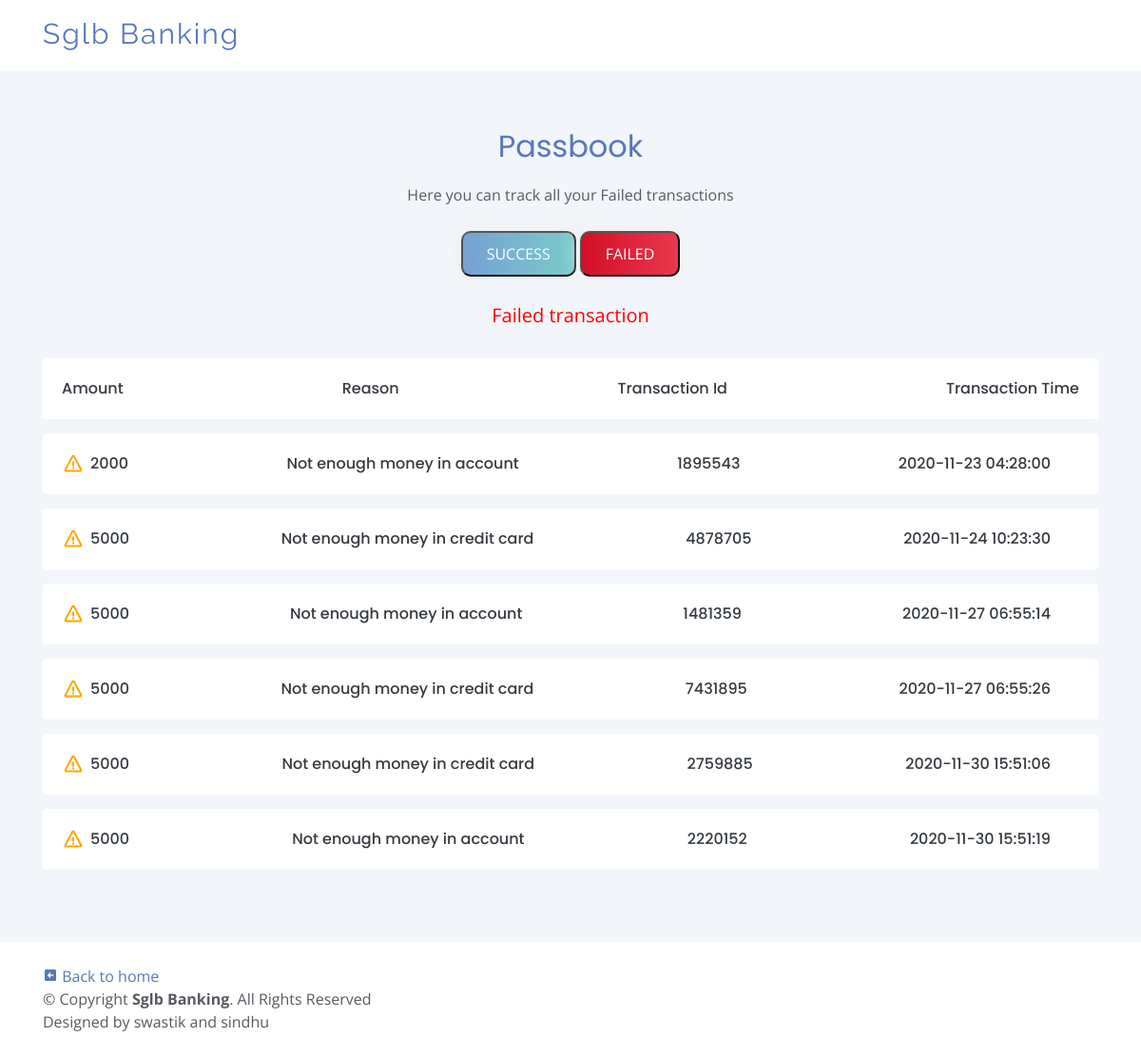
Page /passbook-failed.php (signed in) on the committed database.
### tables this page shows
CREATE TABLE `trans_error` (
  `te_id` int(10) NOT NULL,
  `t_id` int(10) NOT NULL,
  `user_id` int(10) NOT NULL,
  `reason` varchar(35) NOT NULL,
  `te_amt` int(15) NOT NULL,
  `te_time` timestamp NOT NULL DEFAULT current_timestamp()
);

### passbook-failed.php (the view, shortened to what this page needs)
<?php
   include ('connect_to_sql.php');
   $user_id = $_SESSION['user_id'];
?>
<!DOCTYPE html>
<html lang="en">
<head>
  <link href="assets/vendor/bootstrap/css/bootstrap.min.css" rel="stylesheet">
  <link href="assets/vendor/icofont/icofont.min.css" rel="stylesheet">
  <link href="assets/vendor/boxicons/css/boxicons.min.css" rel="stylesheet">
  <link href="assets/vendor/owl.carousel/assets/owl.carousel.min.css" rel="stylesheet">
  <link href="assets/vendor/venobox/venobox.css" rel="stylesheet">
  <link href="assets/vendor/aos/aos.css" rel="stylesheet">
  <link href="assets/css/style.css" rel="stylesheet">
</head>
<body>
  <header id="header" class="fixed-top  header-transparent ">
    <div class="container d-flex align-items-center">
      <div class="logo mr-auto">
        <h1 class="text-light"><a href="index.html">Sglb Banking</a></h1>
      </div>
    </div>
  </header>
  <main id="main">
    <section id="faq" class="faq section-bg">
      <div class="container">
        <div class="section-title">
          <h2>Passbook</h2>
          <p>Here you can track all your Failed transactions</p>
          <br>
         <a href="passbook.php"> <div class="user-flex" checked="checked"><button class="btn-grad">Success</button></a>
         <a href="#"><button class="btn-grad1" >Failed</button></div></a>
         <br>
          <p style="color:red;font-size:20px;">Failed transaction</p>
        </div>
        <div class="accordion-list">
          <ul>
            <?php
$sql = "SELECT t_id,reason,te_amt,te_time FROM trans_error WHERE user_id='$user_id'";
$result = mysqli_query($dbc, $sql);
if (mysqli_num_rows($result) > 0) {
  echo' <li data-aos="fade-up">
 <a class="collapsed" href="#accordion-list-1" style="padding-left:0px;padding-right:0px;">
      <div class="user_flex2">
  <div>Amount</div>
  <div>Reason</div>
  <div>Transaction Id</div>
  <div>Transaction Time</div>
  </div>
  </a>
</li>';
  while($row = mysqli_fetch_assoc($result)) {
        echo' <li data-aos="fade-up">
        <i class="bx bx-error icon-help" style="color:orange;"></i> <a class="collapsed" href="#accordion-list-1">
            <div class="user_flex2">
        <div>'.$row['te_amt'].'</div>
        <div>'.$row['reason'].'</div>
        <div>'.$row['t_id'].'</div>
        <div>'.$row['te_time'].'</div>
        </div>
        </a>
      </li>';
  }
} else {
    echo "<script>Swal.fire(
        'Nice job!',
         'No Failed transaction!',
         'success'
             )</script>";
}
            ?>
          </ul>
        </div>
    </section>
  </main>
  <footer>
  <div class="container py-4">
      <div class="copyright">
          <a href="index2.php"><i class='bx bxs-left-arrow-square'></i> Back to home</a><br>
        &copy; Copyright <strong><span>Sglb Banking</span></strong>. All Rights Reserved
      </div>
      <div class="credits">
        Designed by swastik and sindhu
      </div>
    </div>
  </footer>
</body>
</html>

### assets/css/style.css (style rules this page uses)
body { font-family: "Open Sans", sans-serif; color: #585a61; }
a { color: #5777ba; }
h1, h2, h3, h4, h5, h6 { font-family: "Raleway", sans-serif; }
#main { margin-top: 75px; }
#header { transition: all 0.5s; z-index: 997; transition: all 0.5s; padding: 15px 0; background: rgba(255, 255, 255, 0.95); }
#header.header-transparent { background: transparent; }
#header .logo h1 { font-size: 30px; margin: 0; padding: 6px 0; line-height: 1; font-weight: 400; letter-spacing: 2px; }
#header .logo h1 a, #header .logo h1 a:hover { color: #5777ba; text-decoration: none; }
section { padding: 60px 0; overflow: hidden; }
.section-bg { background-color: #f2f5fa; }
.section-title { text-align: center; padding-bottom: 30px; }
.section-title h2 { font-size: 32px; font-weight: 400; margin-bottom: 20px; padding-bottom: 0; color: #5777ba; font-family: "Poppins", sans-serif; }
.section-title p { margin-bottom: 0; }
.faq .accordion-list { padding: 0 100px; }
.faq .accordion-list ul { padding: 0; list-style: none; }
.faq .accordion-list li + li { margin-top: 15px; }
.faq .accordion-list li { padding: 20px; background: #fff; border-radius: 4px; position: relative; }
.faq .accordion-list a { display: block; position: relative; font-family: "Poppins", sans-serif; font-size: 16px; line-height: 24px; font-weight: 500; padding: 0 30px; outline: none; }
.faq .accordion-list .icon-help { font-size: 24px; position: absolute; right: 0; left: 20px; color: #b1c0df; }
.faq .accordion-list a.collapsed { color: #343a40; }
@media (max-width: 1200px) { .faq .accordion-list { padding: 0; } }

### passbook-failed.php (style rules this page uses)
.btn-grad { background-image: linear-gradient(to right, #77A1D3 0%, #79CBCA 51%, #77A1D3 100%) }
.btn-grad { margin: 2px; padding: 10px 25px; text-align: center; text-transform: uppercase; transition: 0.5s; background-size: 200% auto; color: white; box-shadow: 0 0 20px #eee; border-radius: 10px; display: block; }
.btn-grad1 { background-image: linear-gradient(to right, #D31027 0%, #EA384D 51%, #D31027 100%) }
.btn-grad1 { margin: 2px; padding: 10px 25px; text-align: center; text-transform: uppercase; transition: 0.5s; background-size: 200% auto; color: white; box-shadow: 0 0 20px #eee; border-radius: 10px; display: block; }
.user-flex { display:flex; justify-content:center; }
.user_flex2 { display:flex; justify-content:space-between; flex-direction:row; }

### rows in the picture
trans_error: te_amt "2000", reason "Not enough money in account", t "1895543", te_time "2020-11-23 04:28:00"
trans_error: te_amt "5000", reason "Not enough money in credit card", t "4878705", te_time "2020-11-24 10:23:30"
trans_error: te_amt "5000", reason "Not enough money in account", t "1481359", te_time "2020-11-27 06:55:14"
trans_error: te_amt "5000", reason "Not enough money in credit card", t "7431895", te_time "2020-11-27 06:55:26"
trans_error: te_amt "5000", reason "Not enough money in credit card", t "2759885", te_time "2020-11-30 15:51:06"
trans_error: te_amt "5000", reason "Not enough money in account", t "2220152", te_time "2020-11-30 15:51:19"
